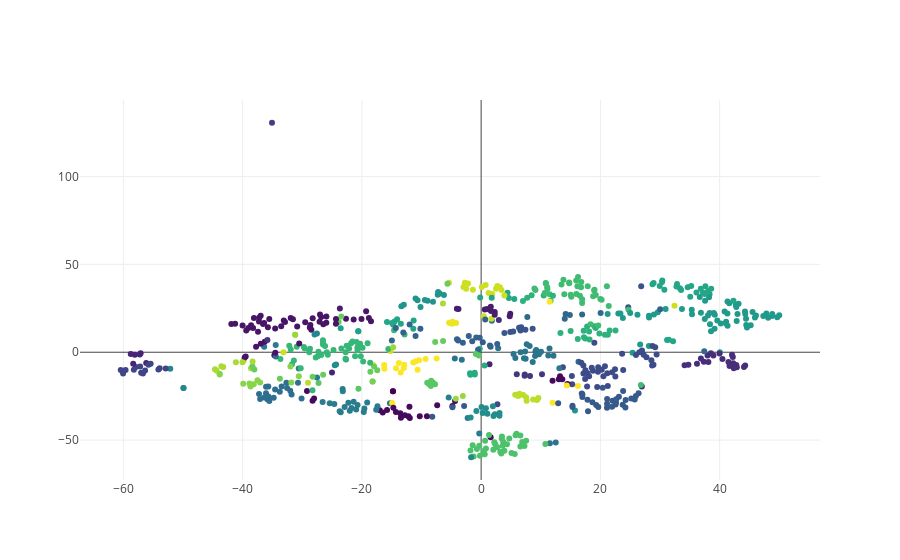

Source (notebook cell):
### Markdown cell above
Figura 4. tSNE bidimensional para as misturas de tópicos com perplexities de 2, 15, 50, 100

### Code cell
plotTSNE(x2,y2,c,N)

### Figure 1 — Plotly figure (JSON) as saved in the notebook; plotly's stock layout.template omitted (floating-point values rounded to 4 significant figures; data arrays with more than 128 entries replaced by an {"elided": "..."} marker saying what was removed)
{"data": [{"hoverinfo": "text", "marker": {"color": {"elided": "700 float values"}, "colorscale": "Viridis"}, "mode": "markers", "showlegend": false, "text": {"elided": "700 str values"}, "type": "scatter", "uid": "58f44971-e3fd-4d80-9caf-c3a633c7406c", "x": {"elided": "700 float values"}, "y": {"elided": "700 float values"}}], "layout": {}}
